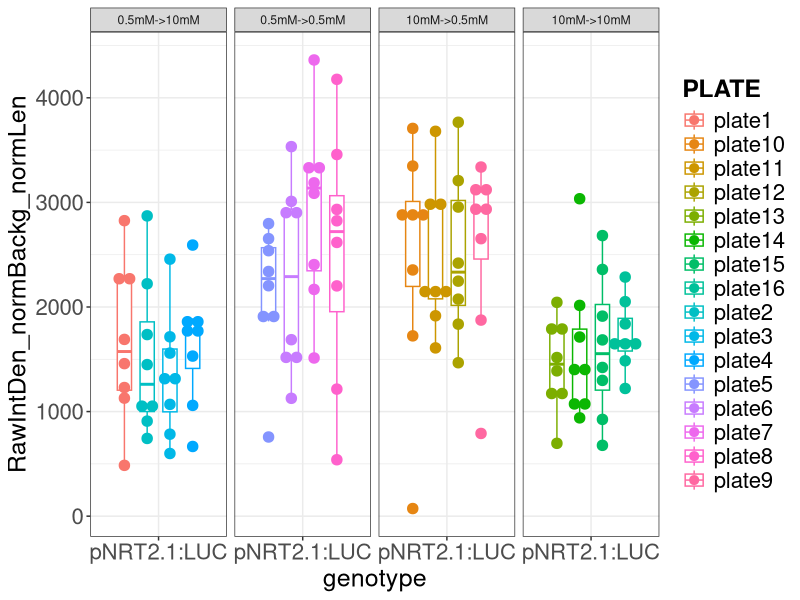
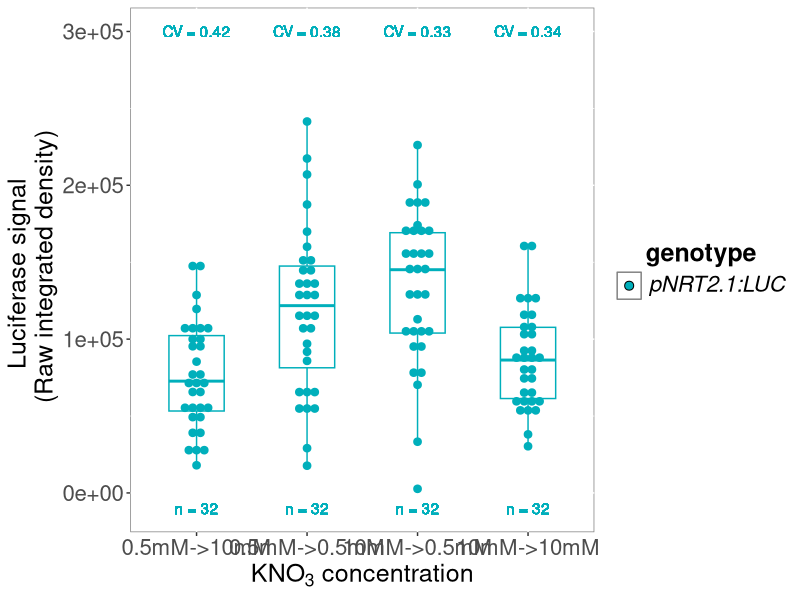
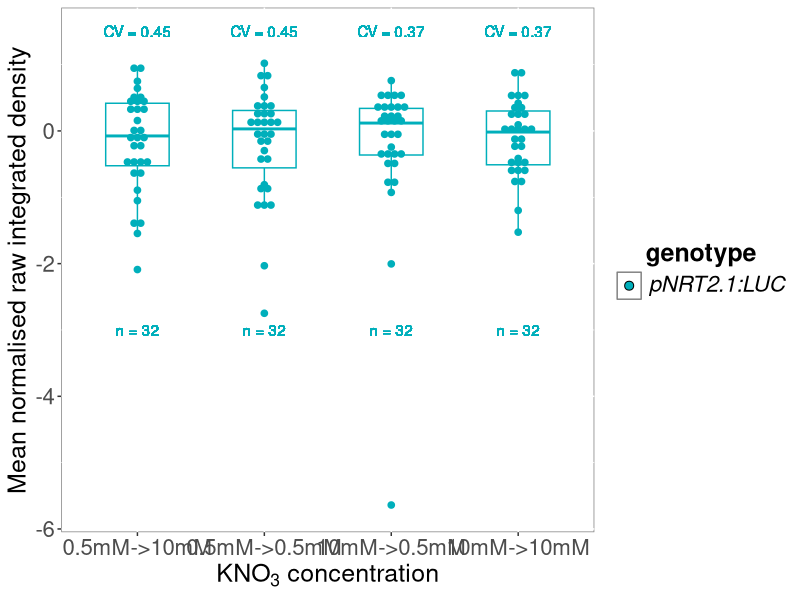
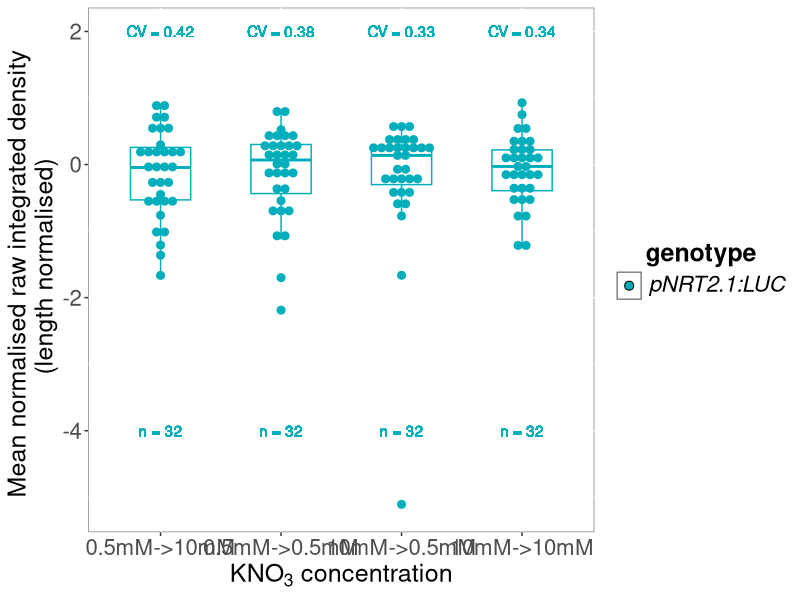
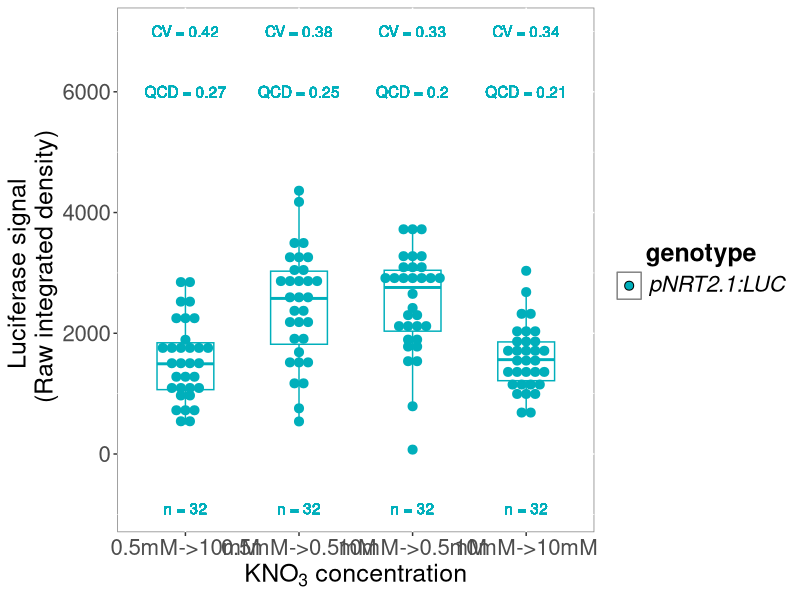
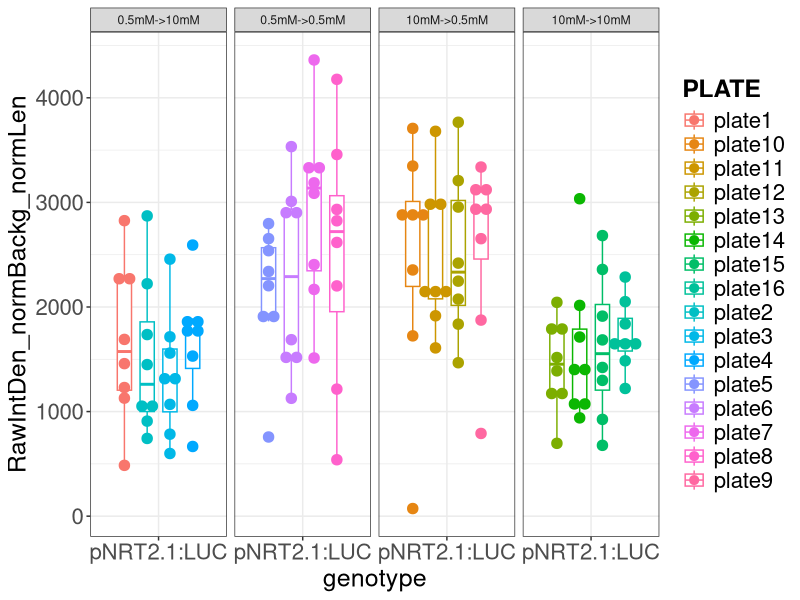
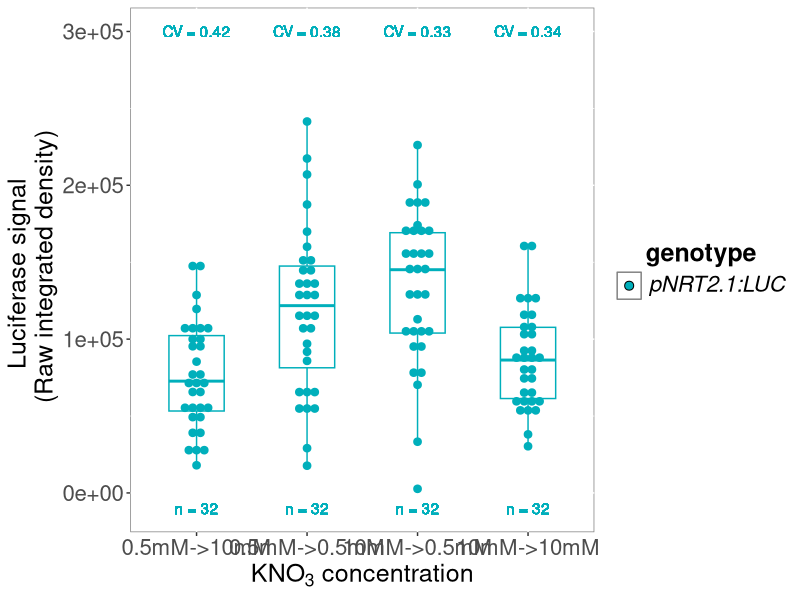
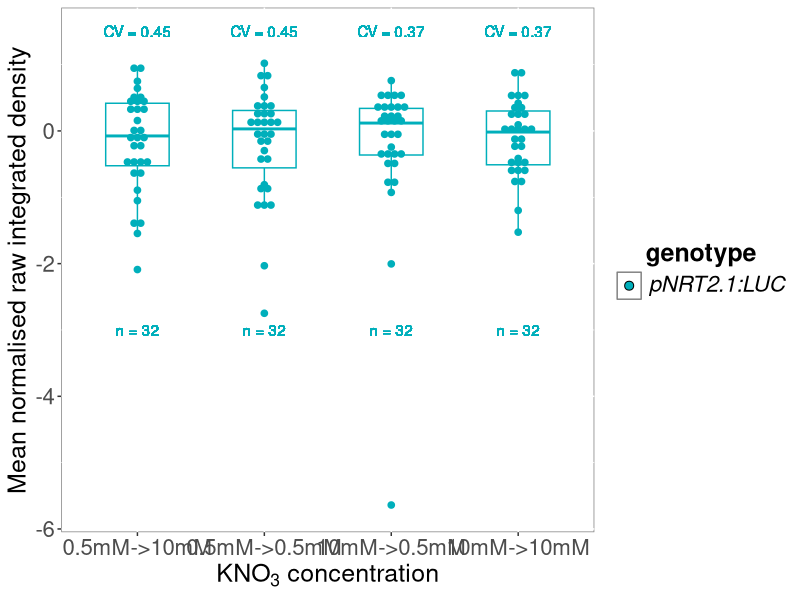

Source code (R) for these figures, in order: (Note: this script raises an error after producing the figures.)
####script propre#####

setwd("/Users/vettoral/Documents/luciferase_imaging_horizontal/AV_25.1_pNRT21_carence/20230616_AV_25_starvation_05_10_T4/")
getwd()

library(tidyverse)
library(scales)

#### test effet box ####

testbox <- read.table("AV_25_test_carence_10J_T4.txt",
                     header=TRUE, sep='\t') %>% 
  mutate(KNO3=factor(KNO3, levels = c("0.5mM->10mM","0.5mM->0.5mM", "10mM->0.5mM", "10mM->10mM")))

bind_rows(testbox) %>% filter(seedling!="background") %>% 
  ggplot( aes(x=genotype, y=RawIntDen_normBackg_normLen, col=PLATE))+
  geom_boxplot( width = 0.5, position = position_dodge(0.8),
                outlier.shape = NA) + 
  geom_dotplot(aes(fill = PLATE), binaxis='y', stackdir='center', 
               dotsize = 1, binwidth = 100, position = position_dodge(0.8))+
  facet_grid(~KNO3, scales= "free")+
  theme_bw()+
  theme(legend.text=element_text(size=16),
        legend.title = element_text(size=18, face="bold"), 
        axis.text=element_text(size=16), 
        axis.title=element_text(size=18),
        plot.title = element_text(size=20,face="bold"))+
  xlab("genotype") +
  ylab("RawIntDen_normBackg_normLen")

ggsave("compilation_DIFFERENCE_PLATE_AV_25.1_10j_T4.jpg")

######### Luciferase signal Raw integrated density #########


luc <- read.table("AV_25_test_carence_10J_T4.txt",
                  header=TRUE, sep='\t') %>% 
  mutate(KNO3=factor(KNO3, levels = c("0.5mM->10mM","0.5mM->0.5mM", "10mM->0.5mM", "10mM->10mM")))

luc_stats <- filter(luc, seedling!="background") %>% 
  group_by(genotype, KNO3)%>%
  summarise(n=n(),
            CV=sd(RawIntDen_normBackg_normLen, 
                  na.rm = TRUE)/ mean(RawIntDen_normBackg_normLen, na.rm = TRUE)) %>% 
  unite(Sample, genotype, KNO3, remove=FALSE) %>% 
  mutate(n=paste("n =",n),
         CV=paste("CV =", round(CV,2)))

luc$genotype <- fct_relevel(luc$genotype, c("pNRT2.1:LUC"))

levels(luc$genotype)

filter(luc, seedling!="background") %>% 
  unite(Sample, genotype, KNO3, remove=FALSE) %>% 
  full_join(luc_stats, by="Sample") %>%
  ggplot( aes(x=KNO3.x , y=RawIntDen.norm_bckg, col=genotype.x))+
  geom_boxplot(aes(color = genotype.x), width = 0.5, position = position_dodge(0.8),
               outlier.shape = NA) +
  geom_dotplot(aes(fill = genotype.x, color = genotype.x), binaxis='y', stackdir='center', 
               dotsize = 1, binwidth = 5000, position = position_dodge(0.8))+
  scale_fill_manual(values = c("#00AFBB"), name="genotype", 
                    labels=c(expression(italic("pNRT2.1:LUC"))))+
  scale_color_manual(values = c("#00AFBB"))+
  geom_text(aes(label=n , x=KNO3.x, y=-10000 ),position=position_dodge(0.8)) +
  geom_text(aes(label=CV , x=KNO3.x, y=300000 ),position=position_dodge(0.8)) +
  theme(legend.text=element_text(size=16),
        legend.title = element_text(size=18, face="bold"), 
        axis.text=element_text(size=16), 
        axis.title=element_text(size=18),
        plot.title = element_text(size=20,face="bold"),
        legend.key = element_rect(fill = "white"),
        legend.title.align=0.5, 
        panel.background = element_rect(fill = "white", colour = "grey50"))+
  xlab(expression(KNO[3]~concentration)) +
  ylab("Luciferase signal \n (Raw integrated density)") +
  guides(col="none")

ggsave("Luciferase_signal_AV_25.1_10J_T4.jpg")


################ Mean norm data #################


#Do the same as above but with data also normalised by the root length#

All_meanForNorm <- filter(luc, seedling!="background") %>% 
  group_by(genotype, KNO3)%>%
  summarise(average.NormRawIntDen = mean(RawIntDen.norm_bckg, na.rm = TRUE),
            n=n(),
            CV=sd(RawIntDen.norm_bckg, 
                  na.rm = TRUE)/average.NormRawIntDen) %>% 
  unite(Sample, genotype, KNO3, remove=FALSE) %>% 
  mutate(n=paste("n =",n),
         CV=paste("CV =", round(CV,2)))

All_MeanNormalised <- filter(luc, seedling!="background") %>% 
  unite(Sample, genotype, KNO3, remove=FALSE) %>% 
  full_join(., All_meanForNorm, by="Sample") %>% 
  mutate(MeanNormalised_RawIntDenSignal=log2(RawIntDen.norm_bckg/average.NormRawIntDen))

ggplot(All_MeanNormalised, aes(x=KNO3.x , y=MeanNormalised_RawIntDenSignal, col=genotype.x))+
  geom_boxplot(aes(color = genotype.x), width = 0.5, position = position_dodge(0.8),
               outlier.shape = NA) +
  geom_dotplot(aes(fill = genotype.x, color = genotype.x), binaxis='y', stackdir='center', 
               dotsize = 1, binwidth = 0.1, position = position_dodge(0.8))+
  scale_fill_manual(values = c("#00AFBB"), name="genotype", 
                    labels=c(expression(italic("pNRT2.1:LUC"))))+
  scale_color_manual(values = c("#00AFBB"))+
  geom_text(aes(label=n , x=KNO3.x, y=-3 ),position=position_dodge(0.8)) +
  geom_text(aes(label=CV , x=KNO3.x, y=1.5 ),position=position_dodge(0.8)) +
  theme(legend.text=element_text(size=16),
        legend.title = element_text(size=18, face="bold"), 
        axis.text=element_text(size=16), 
        axis.title=element_text(size=18),
        plot.title = element_text(size=20,face="bold"),
        legend.key = element_rect(fill = "white"),
        legend.title.align=0.5, 
        panel.background = element_rect(fill = "white", colour = "grey50"))+
  xlab(expression(KNO[3]~concentration)) +
  ylab("Mean normalised raw integrated density") +
  guides(col="none")

ggsave("Mean_normalized.jpg")


############# Mean norm data for length norm signal ##############


All_meanForNorm <- filter(luc, seedling!="background") %>% 
  group_by(genotype, KNO3)%>%
  summarise(average.NormRawIntDen_normLen = mean(RawIntDen_normBackg_normLen, 
                                                 na.rm = TRUE),
            n=n(),
            CV=sd(RawIntDen_normBackg_normLen, 
                  na.rm = TRUE)/average.NormRawIntDen_normLen) %>% 
  unite(Sample, genotype, KNO3, remove=FALSE) %>% 
  mutate(n=paste("n =",n),
         CV=paste("CV =", round(CV,2)))

All_MeanNormalised <- filter(luc, seedling!="background") %>% 
  unite(Sample, genotype, KNO3, remove=FALSE) %>% 
  full_join(., All_meanForNorm, by="Sample") %>% 
  mutate(MeanNormalised_RawIntDenSignal_normLen=
           log2(RawIntDen_normBackg_normLen/average.NormRawIntDen_normLen))

luc$genotype <- fct_relevel(luc$genotype, c("pNRT2.1:LUC"))

levels(luc$genotype)

ggplot(All_MeanNormalised, aes(x=KNO3.x , y=MeanNormalised_RawIntDenSignal_normLen, col=genotype.x))+
  geom_boxplot(aes(color = genotype.x), width = 0.5, position = position_dodge(0.8),
               outlier.shape = NA) +
  geom_dotplot(aes(fill = genotype.x, color = genotype.x), binaxis='y', stackdir='center', 
               dotsize = 1, binwidth = 0.12, position = position_dodge(0.8))+
  scale_fill_manual(values = c("#00AFBB"), name="genotype", 
                    labels=c(expression(italic("pNRT2.1:LUC"))))+
  scale_color_manual(values = c("#00AFBB"))+
  geom_text(aes(label=n , x=KNO3.x, y=-4 ),position=position_dodge(0.8)) +
  geom_text(aes(label=CV , x=KNO3.x, y=2 ),position=position_dodge(0.8)) +
  theme(legend.text=element_text(size=16),
        legend.title = element_text(size=18, face="bold"), 
        axis.text=element_text(size=16), 
        axis.title=element_text(size=18),
        plot.title = element_text(size=20,face="bold"),
        legend.key = element_rect(fill = "white"),
        legend.title.align=0.5, 
        panel.background = element_rect(fill = "white", colour = "grey50"))+
  xlab(expression(KNO[3]~concentration)) +
  ylab("Mean normalised raw integrated density \n (length normalised)") +
  guides(col="none")

ggsave("Meannorm_data_length_norm_AV_25.1_10j_T4.jpg")


############## RawIntDen_normBackg_normLen ############


luc <- read.table("AV_25_test_carence_10J_T4.txt",
                  header=TRUE, sep='\t') %>% 
  mutate(KNO3=factor(KNO3, levels = c("0.5mM->10mM","0.5mM->0.5mM", "10mM->0.5mM", "10mM->10mM")))

luc_stats <- filter(luc, seedling!="background") %>% 
  group_by(genotype, KNO3)%>%
  summarise(n=n(),
            CV=sd(RawIntDen_normBackg_normLen, 
                  na.rm = TRUE)/ mean(RawIntDen_normBackg_normLen, na.rm = TRUE),
            QCD=(as.numeric(quantile(RawIntDen_normBackg_normLen, 0.75, na.rm = TRUE))-
                   as.numeric(quantile(RawIntDen_normBackg_normLen, 0.25, na.rm = TRUE)))/
              (as.numeric(quantile(RawIntDen_normBackg_normLen, 0.75, na.rm = TRUE))+
                 as.numeric(quantile(RawIntDen_normBackg_normLen, 0.25, na.rm = TRUE)))) %>% 
  unite(Sample, genotype, KNO3, remove=FALSE) %>% 
  mutate(n=paste("n =",n),
         CV=paste("CV =", round(CV,2)),
         QCD=paste("QCD =", round(QCD,2)))

luc$genotype <- fct_relevel(luc$genotype, c("pNRT2.1:LUC"))

levels(luc$genotype)

filter(luc, seedling!="background") %>% 
  unite(Sample, genotype, KNO3, remove=FALSE) %>% 
  full_join(luc_stats, by="Sample") %>%
  ggplot( aes(x=KNO3.x , y=RawIntDen_normBackg_normLen, col=genotype.x))+
  geom_boxplot(aes(color = genotype.x), width = 0.5, position = position_dodge(0.8),
               outlier.shape = NA) +
  geom_dotplot(aes(fill = genotype.x, color = genotype.x), binaxis='y', stackdir='center', 
               dotsize = 1, binwidth = 150, position = position_dodge(0.8))+
  scale_fill_manual(values = c("#00AFBB"), name="genotype", 
                    labels=c(expression(italic("pNRT2.1:LUC"))))+
  scale_color_manual(values = c("#00AFBB"))+
  geom_text(aes(label=n , x=KNO3.x, y=-900 ),position=position_dodge(0.8)) +
  geom_text(aes(label=CV , x=KNO3.x, y=7000 ),position=position_dodge(0.8)) +
  geom_text(aes(label=QCD , x=KNO3.x, y=6000 ),position=position_dodge(0.8)) +
  theme(legend.text=element_text(size=16),
        legend.title = element_text(size=18, face="bold"), 
        axis.text=element_text(size=16), 
        axis.title=element_text(size=18),
        plot.title = element_text(size=20,face="bold"),
        legend.key = element_rect(fill = "white"),
        legend.title.align=0.5, 
        panel.background = element_rect(fill = "white", colour = "grey50"))+
  xlab(expression(KNO[3]~concentration)) +
  ylab("Luciferase signal \n (Raw integrated density)") +
  guides(col="none")

  guides(col="none")+stat_compare_means(label="p.format", method = "wilcox.test",
                                        label.x = 1.4,
                                        label.y = 8000)

ggsave("RawIntDen_normBackg_normLen_AV_25.1_10J_T4.jpg")


###########lenght_roots############

library(ggpubr)

luc <- read.table("AV_25_test_carence_10J_T4.txt",
                  header=TRUE, sep='\t') %>% 
  mutate(KNO3=factor(KNO3, levels = c("0.5mM->10mM","0.5mM->0.5mM", "10mM->0.5mM", "10mM->10mM")))

luc_stats <- filter(luc, seedling!="background") %>% 
  group_by(genotype, KNO3)%>%
  summarise(n=n(),
            CV=sd(RawIntDen_normBackg_normLen, 
                  na.rm = TRUE)/ mean(RawIntDen_normBackg_normLen, na.rm = TRUE)) %>% 
  unite(Sample, genotype, KNO3, remove=FALSE) %>% 
  mutate(n=paste("n =",n),
         CV=paste("CV =", round(CV,2)))

luc$genotype <- fct_relevel(luc$genotype, c("pNRT2.1:LUC"))

levels(luc$genotype)

my_comparisons <- list( c("0.5mM->10mM", "0.5mM->0.5mM"),
                        c("0.5mM->10mM", "10mM->0.5mM"),
                        c("0.5mM->10mM", "10mM->10mM"),
                        c("0.5mM->0.5mM", "10mM->0.5mM"),
                        c("0.5mM->0.5mM", "10mM->10mM"),
                        c("10mM->0.5mM", "10mM->10mM"))

filter(luc, seedling!="background") %>% 
  unite(Sample, genotype, KNO3, remove=FALSE) %>% 
  full_join(luc_stats, by="Sample") %>%
  ggplot( aes(x=KNO3.x , y=length_mm, col=genotype.x))+
  geom_boxplot(aes(color = genotype.x), width = 0.5, position = position_dodge(0.8),
               outlier.shape = NA) +
  geom_dotplot(aes(fill = genotype.x, color = genotype.x), binaxis='y', stackdir='center', 
               dotsize = 1, binwidth = 0.7, position = position_dodge(0.8))+
  scale_fill_manual(values = c("#00AFBB"), name="genotype", 
                    labels=c(expression(italic("pNRT2.1:LUC"))))+
  scale_color_manual(values = c("#00AFBB"))+
  geom_text(aes(label=n , x=KNO3.x, y=17 ),position=position_dodge(0.8)) +
    theme(legend.text=element_text(size=16),
        legend.title = element_text(size=18, face="bold"), 
        axis.text=element_text(size=16), 
        axis.title=element_text(size=18),
        plot.title = element_text(size=20,face="bold"),
        legend.key = element_rect(fill = "white"),
        legend.title.align=0.5, 
        panel.background = element_rect(fill = "white", colour = "grey50"))+
  stat_compare_means(comparisons = my_comparisons, label="p.format", method = "wilcox.test")+
  xlab(expression(KNO[3]~concentration)) +
  ylab("length roots") +
  guides(col="none")


ggsave("length_AV_25.1_10J_T4.jpg")


